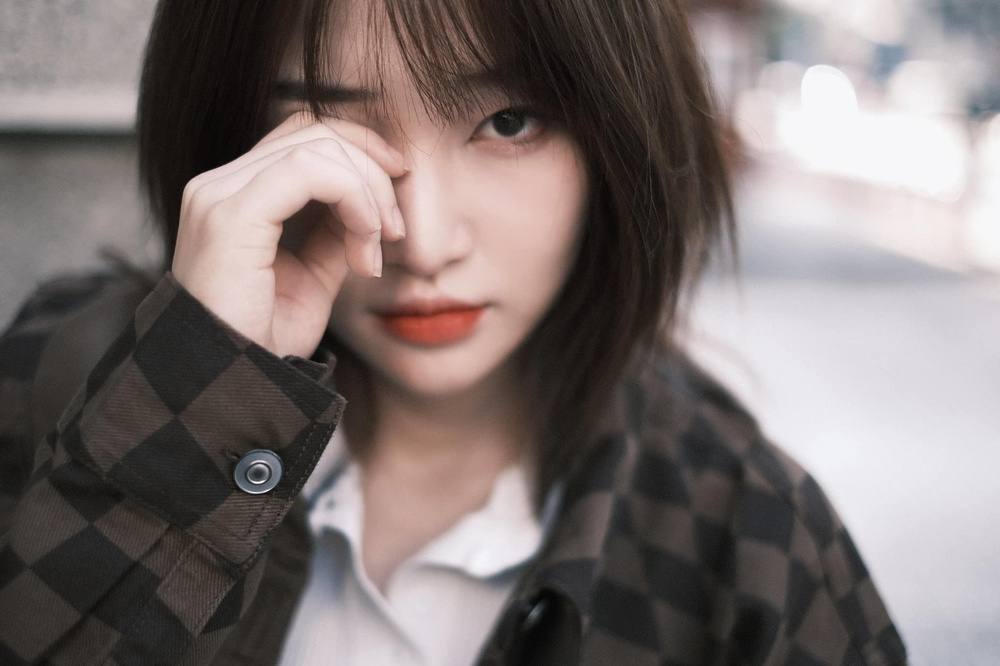
#> input picture 1. Slide show/girl.jpg, 1000 x 666 px, shrunk from 2048 x 1364 before the run
$ python uncover.py
#> lines starting #> are read from the running program, lines starting #| are printed output that depends on the picture
import cv2
import numpy as np

#load input
img1=cv2.imread('girl.jpg')
#> img1 is the input picture: shape (666, 1000, 3); mean B, G, R 113, 114.6, 124.6
img2 = img1
h,w,c = img1.shape #trich xuat kich thuoc anh
#> h = 666; w = 1000; c = 3

#ương tự cover
for i in range(0,w,50): #đi từ phải qua trái??

    edit1 = img1[:,i:] #vì
    edit2 = img2[:,w-i:]
    img = np.concatenate((edit1    ,edit2),axis=1)
    cv2.imshow('img',img)

    cv2.waitKey(1)
#> this loop made 20 passes
#> pass 2, `edit1 = img1[:,i:]`:
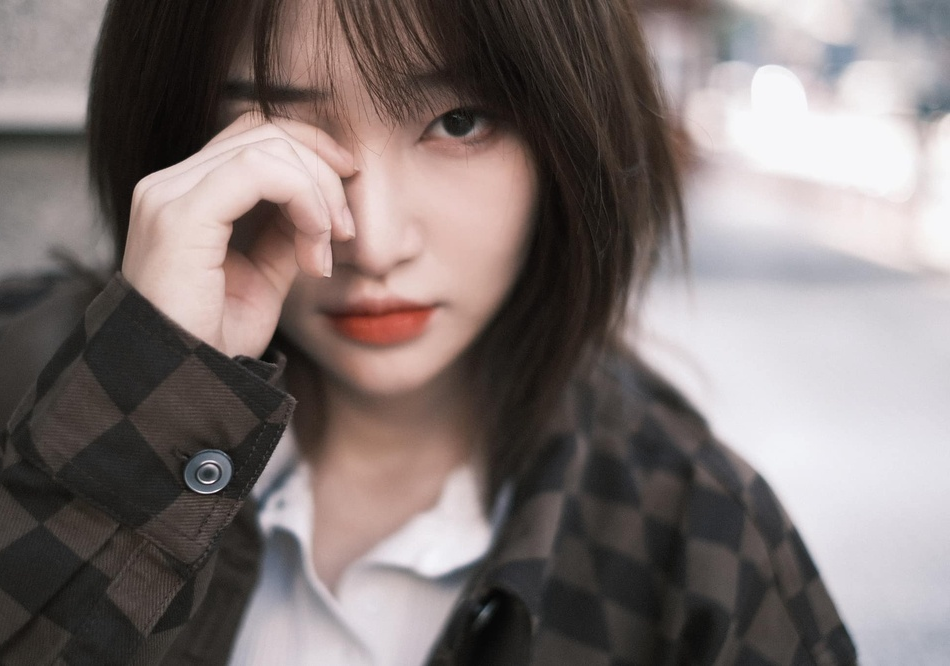
#> edit1: shape (666, 950, 3); mean B, G, R 114.8, 116.4, 126.7
#> pass 2, `edit2 = img2[:,w-i:]`:
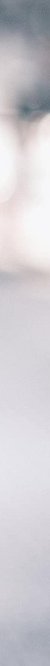
#> edit2: shape (666, 50, 3); mean B, G, R 208.9, 203.7, 205.9
#> pass 2, `img = np.concatenate((edit1    ,edit2),axis=1)`:
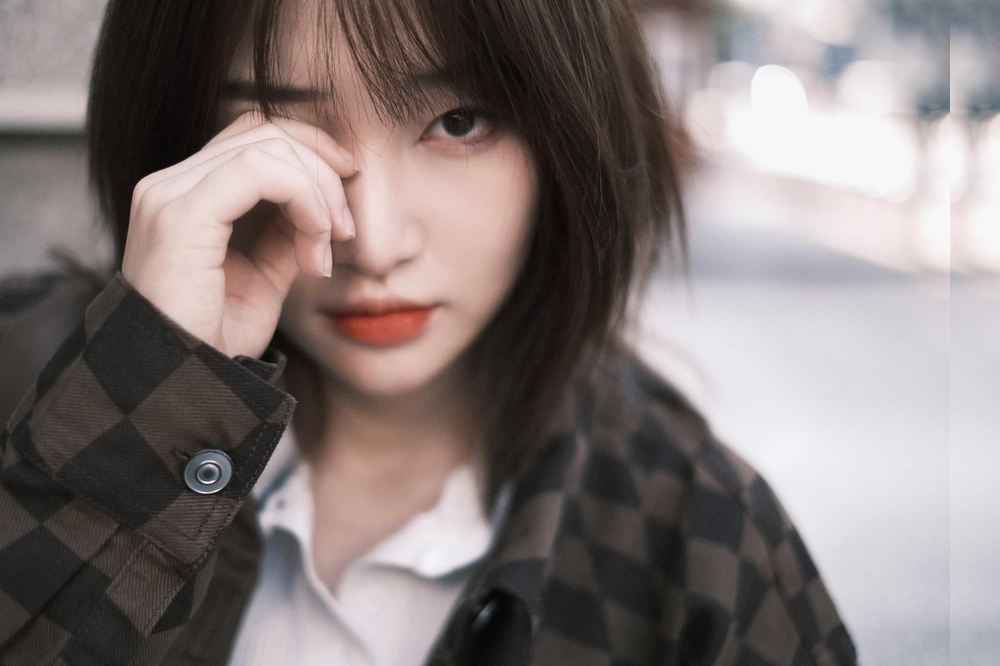
#> img: shape (666, 1000, 3); mean B, G, R 119.5, 120.7, 130.7
#> pass 3, `edit1 = img1[:,i:]`:
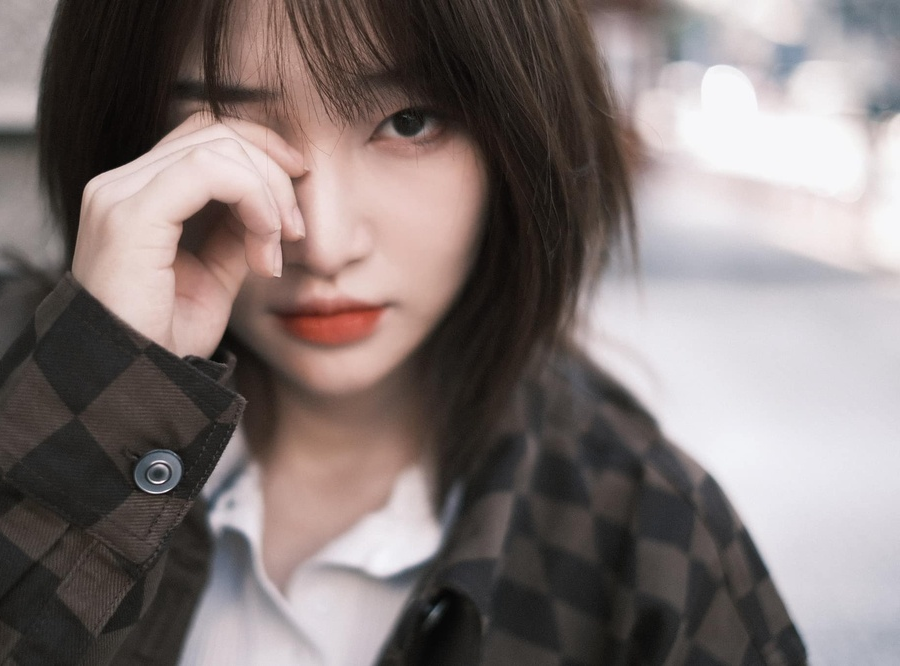
#> edit1: shape (666, 900, 3); mean B, G, R 116.6, 118.2, 128.8
